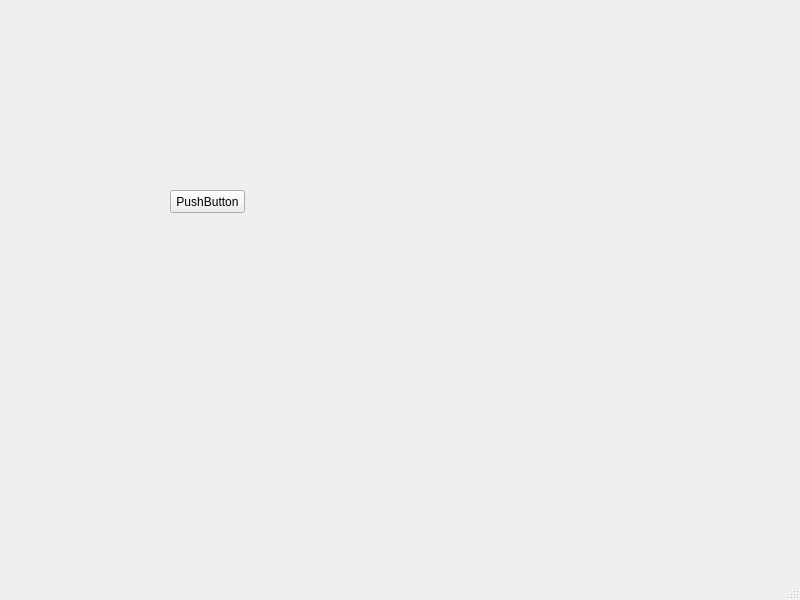
<?xml version="1.0" encoding="UTF-8"?>
<ui version="4.0">
 <class>MainWindow</class>
 <widget class="QMainWindow" name="MainWindow">
  <property name="geometry">
   <rect>
    <x>0</x>
    <y>0</y>
    <width>800</width>
    <height>600</height>
   </rect>
  </property>
  <property name="windowTitle">
   <string>MainWindow</string>
  </property>
  <widget class="QWidget" name="centralwidget">
   <widget class="QPushButton" name="pushButton">
    <property name="geometry">
     <rect>
      <x>170</x>
      <y>190</y>
      <width>75</width>
      <height>23</height>
     </rect>
    </property>
    <property name="text">
     <string>PushButton</string>
    </property>
   </widget>
  </widget>
  <widget class="QMenuBar" name="menubar">
   <property name="geometry">
    <rect>
     <x>0</x>
     <y>0</y>
     <width>800</width>
     <height>23</height>
    </rect>
   </property>
  </widget>
  <widget class="QStatusBar" name="statusbar"/>
 </widget>
 <resources/>
 <connections/>
</ui>
